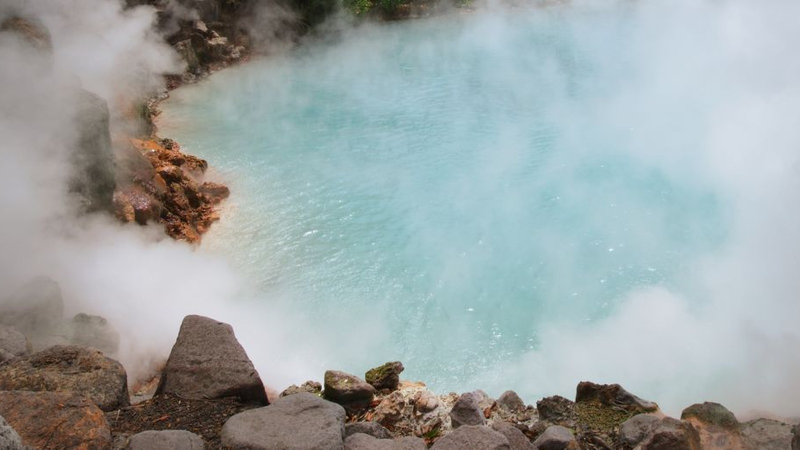
#> input picture adventure-kit/media/rafting-in-shimla-tattapani/hot-spring-steam-pool.jpg, 1600 x 899 px, given in place of px6617820.jpg, which was not available (shown at 1/2 size)
$ python snow-activities-manali-hero.py ../rafting-in-shimla-tattapani/hot-spring-steam-pool.jpg
#> lines starting #> are read from the running program, lines starting #| are printed output that depends on the picture; pictures that were not available may be replaced by others from this repository, and a replacement may not be noted
### adventure-kit/media/snow-kingdom-kufri/sz.py
"""Tiny deterministic motion-graphics renderer (PIL frames -> ffmpeg). Suzu brand."""
import math, subprocess, random
from PIL import Image, ImageDraw, ImageFont, ImageFilter

NAVY = (11, 31, 51); GOLD = (212, 162, 76); GOLD_L = (243, 217, 143); WHITE = (255, 255, 255)
FDIR = '/home/claude/work/fonts/package/files/'
_fc = {}
# [5 lines left out: function font, not called in this run]

def clamp(x, a=0.0, b=1.0): return max(a, min(b, x))
def prog(t, t0, d): return clamp((t - t0) / d) if d > 0 else (1.0 if t >= t0 else 0.0)
def ease_out(p): return 1 - (1 - p) ** 3
def ease_in_out(p): return 4 * p ** 3 if p < .5 else 1 - (-2 * p + 2) ** 3 / 2
def ease_back(p, s=1.6):
    c3 = s + 1; return 1 + c3 * (p - 1) ** 3 + s * (p - 1) ** 2

class Photo:
    """Pre-scaled cover image; frame(t) returns W x H crop with Ken Burns zoom/pan."""
    def __init__(self, path, W, H, focus=(0.5, 0.5), zmax=1.14):
#> called with path = '/home/claude/work/ph/px6617820.jpg', W = 1920, H = 1080, focus = (0.5, 0.76), zmax = 1.08
        im = Image.open(path).convert('RGB')
#> im is the input picture: PIL image 1600x899 RGB; mean R, G, B 157.5, 165.8, 165.5
        s = max(W / im.width, H / im.height) * zmax
#> s = 1.3
        self.im = im.resize((round(im.width * s), round(im.height * s)), Image.LANCZOS)
        self.W, self.H, self.focus, self.zmax = W, H, focus, zmax
    # [81 lines left out: functions frame, grad_h, grad_v, text, pill, polyline_partial and 1 more, not called in this run]

class Snow:
    # [16 lines left out: functions __init__, draw, not called in this run]

class Writer:
    def __init__(self, path, W, H, fps=30):
        self.p = subprocess.Popen(['ffmpeg', '-y', '-loglevel', 'error', '-f', 'rawvideo', '-pix_fmt', 'rgb24', '-s', f'{W}x{H}', '-r', str(fps), '-i', '-',
                                   '-c:v', 'libx264', '-preset', 'medium', '-crf', '16', '-pix_fmt', 'yuv420p', path], stdin=subprocess.PIPE)
    def add(self, im): self.p.stdin.write(im.convert('RGB').tobytes())
    def close(self): self.p.stdin.close(); self.p.wait()

### adventure-kit/media/snow-activities-manali/snow-activities-manali-hero.py
import sys
from PIL import Image, ImageDraw, ImageOps
from sz import *

W, H, FPS, DUR = 1920, 1080, 30, 12.0
PH = '/home/claude/work/ph/'
A = Photo(PH + 'px6617820.jpg', W, H, focus=(0.5, 0.76), zmax=1.08)
bm = Image.open(PH + 'px804572.jpg'); ImageOps.mirror(bm).save(PH + 'px804572-m.jpg', quality=95)
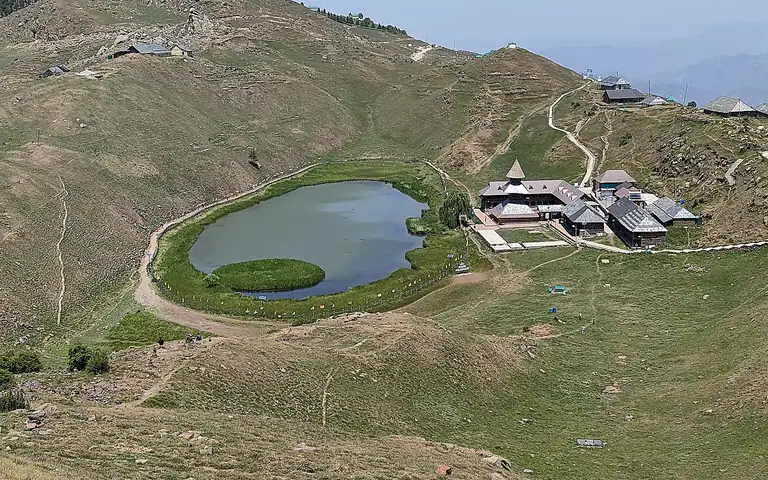
#> input picture adventure-kit/media/adventure-hub/treks-cathead-prashar-768x480.webp, 768 x 480 px, given in place of px804572.jpg, which was not available
#> further down, bm is the input picture: PIL image 768x480 RGB; mean R, G, B 122.5, 122.8, 103.7
#> after `bm = Image.open(PH + 'px804572.jpg')`:
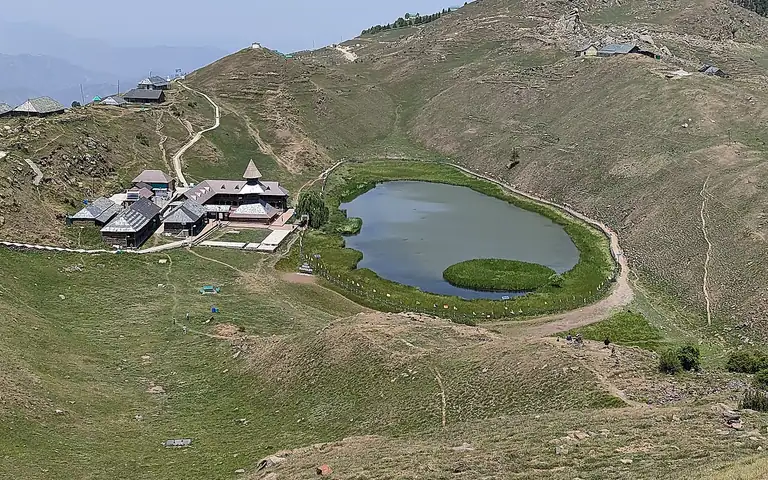
#> saved as px804572-m.jpg: PIL image 768x480 RGB; mean R, G, B 122.5, 122.8, 103.7
B = Photo(PH + 'px804572-m.jpg', W, H, focus=(0.42, 0.55), zmax=1.12)
C = Photo(PH + 'px15324807.jpg', W, H, focus=(0.5, 0.55), zmax=1.10)
from PIL import ImageFilter
_cs = Image.open(PH + 'px15324807.jpg').convert('RGB')
CARD = Photo(PH + 'px15324807.jpg', 600, 900, focus=(0.5, 0.55), zmax=1.08)
#> call 4 of __init__, with path = '/home/claude/work/ph/px15324807.jpg', W = 600, H = 900, focus = (0.5, 0.55), zmax = 1.08
#> in __init__ (call 4), `self.im = im.resize((round(im.width * s), round(im.height * s)), Image..`:
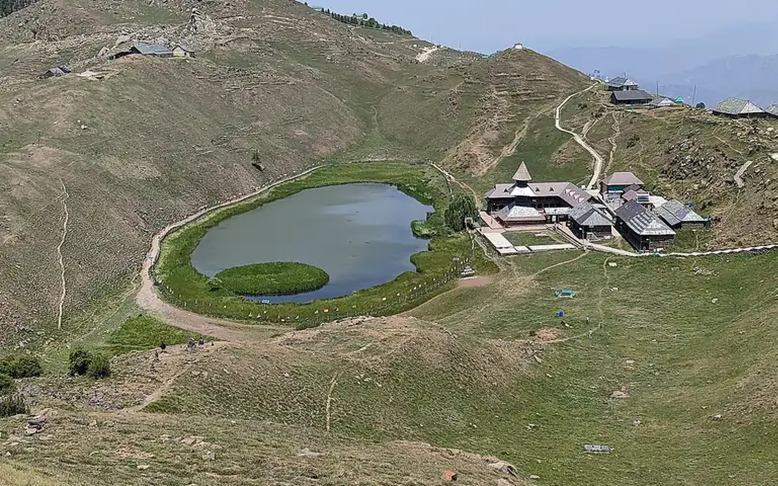
#> self.im: PIL image 1555x972 RGB (shown at 1/2 size); mean R, G, B 122.5, 122.8, 103.7
class CardScene:
    # [9 lines left out: function frame, not called in this run]
C2 = CardScene()
#> (the run stopped early here; a loop or call above may not have finished)
